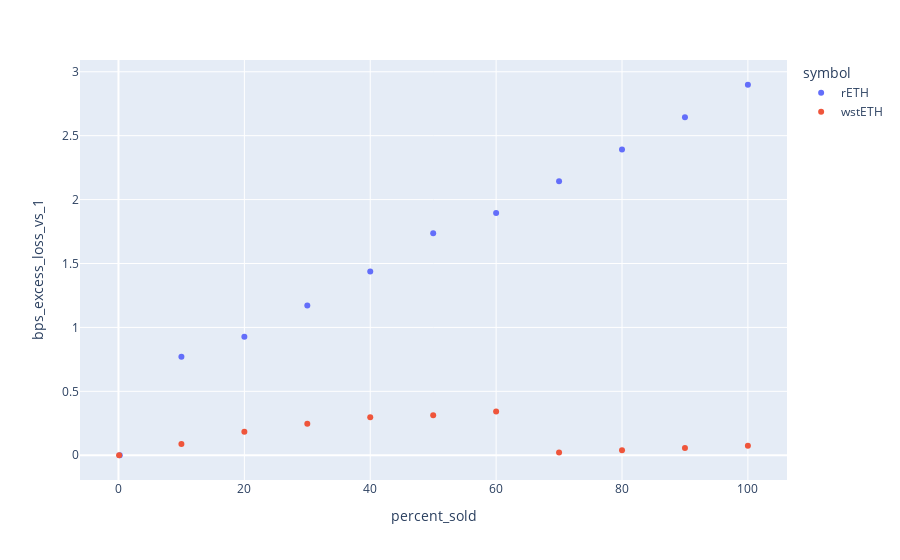
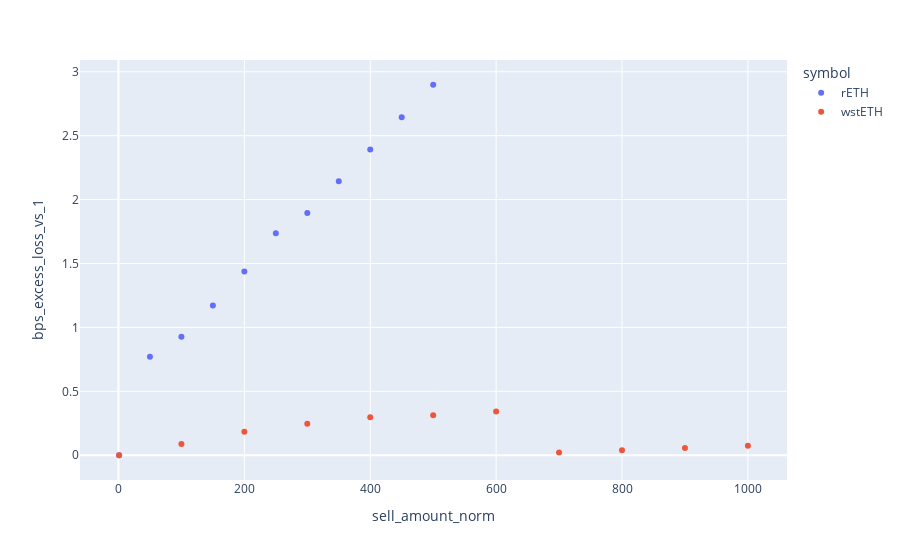

Notebook source saved alongside these figures, in order:
### Code cell
def compute_excess_slippage_from_size(quote_df:pd.DataFrame) -> pd.DataFrame:
    df = quote_df.groupby(["symbol", "sell_amount_norm"])["ratio"].first().reset_index()
    buy_token_ratio_at_sell_1_token = (
        df[df["sell_amount_norm"] == 1][["symbol", "ratio"]].set_index("symbol").to_dict()["ratio"]
    )
    highest_sold_amount = df.groupby("symbol")["sell_amount_norm"].max().to_dict()

    df["buy_token_ratio_at_one_token_sold"] = df["symbol"].map(buy_token_ratio_at_sell_1_token)
    df["highest_sold_amount"] = df["symbol"].map(highest_sold_amount)
    df["percent_sold"] = df.apply(lambda row: 100 * row["sell_amount_norm"] / row["highest_sold_amount"], axis=1)
    df["bps_excess_loss_vs_1"] = df.apply(
        lambda row: 10_000 * (row["buy_token_ratio_at_one_token_sold"] - row["ratio"]) / row["ratio"], axis=1
    )
    return df

df = compute_excess_slippage_from_size(quote_df)

px.scatter(df, x="percent_sold", y="bps_excess_loss_vs_1", color="symbol").show()
px.scatter(df, x="sell_amount_norm", y="bps_excess_loss_vs_1", color="symbol").show()

### Figure 1 — Plotly figure (JSON) as saved in the notebook; plotly's stock layout.template omitted (floating-point values rounded to 4 significant figures)
{"data": [{"hovertemplate": "symbol=rETH<br>percent_sold=%{x}<br>bps_excess_loss_vs_1=%{y}<extra></extra>", "legendgroup": "rETH", "marker": {"color": "#636efa", "symbol": "circle"}, "mode": "markers", "name": "rETH", "orientation": "v", "showlegend": true, "type": "scatter", "x": [0.2, 10, 20, 30, 40, 50, 60, 70, 80, 90, 100], "xaxis": "x", "y": [0, 0.7713, 0.9268, 1.171, 1.437, 1.737, 1.896, 2.143, 2.392, 2.644, 2.898], "yaxis": "y"}, {"hovertemplate": "symbol=wstETH<br>percent_sold=%{x}<br>bps_excess_loss_vs_1=%{y}<extra></extra>", "legendgroup": "wstETH", "marker": {"color": "#EF553B", "symbol": "circle"}, "mode": "markers", "name": "wstETH", "orientation": "v", "showlegend": true, "type": "scatter", "x": [0.1, 10, 20, 30, 40, 50, 60, 70, 80, 90, 100], "xaxis": "x", "y": [0, 0.08889, 0.1845, 0.246, 0.2973, 0.3128, 0.3414, 0.02119, 0.03871, 0.05624, 0.07377], "yaxis": "y"}], "layout": {"legend": {"title": {"text": "symbol"}, "tracegroupgap": 0}, "margin": {"t": 60}, "xaxis": {"anchor": "y", "domain": [0, 1], "title": {"text": "percent_sold"}}, "yaxis": {"anchor": "x", "domain": [0, 1], "title": {"text": "bps_excess_loss_vs_1"}}}}

### Figure 2 — Plotly figure (JSON) as saved in the notebook; plotly's stock layout.template omitted (floating-point values rounded to 4 significant figures)
{"data": [{"hovertemplate": "symbol=rETH<br>sell_amount_norm=%{x}<br>bps_excess_loss_vs_1=%{y}<extra></extra>", "legendgroup": "rETH", "marker": {"color": "#636efa", "symbol": "circle"}, "mode": "markers", "name": "rETH", "orientation": "v", "showlegend": true, "type": "scatter", "x": [1, 50, 100, 150, 200, 250, 300, 350, 400, 450, 500], "xaxis": "x", "y": [0, 0.7713, 0.9268, 1.171, 1.437, 1.737, 1.896, 2.143, 2.392, 2.644, 2.898], "yaxis": "y"}, {"hovertemplate": "symbol=wstETH<br>sell_amount_norm=%{x}<br>bps_excess_loss_vs_1=%{y}<extra></extra>", "legendgroup": "wstETH", "marker": {"color": "#EF553B", "symbol": "circle"}, "mode": "markers", "name": "wstETH", "orientation": "v", "showlegend": true, "type": "scatter", "x": [1, 100, 200, 300, 400, 500, 600, 700, 800, 900, 1000], "xaxis": "x", "y": [0, 0.08889, 0.1845, 0.246, 0.2973, 0.3128, 0.3414, 0.02119, 0.03871, 0.05624, 0.07377], "yaxis": "y"}], "layout": {"legend": {"title": {"text": "symbol"}, "tracegroupgap": 0}, "margin": {"t": 60}, "xaxis": {"anchor": "y", "domain": [0, 1], "title": {"text": "sell_amount_norm"}}, "yaxis": {"anchor": "x", "domain": [0, 1], "title": {"text": "bps_excess_loss_vs_1"}}}}
